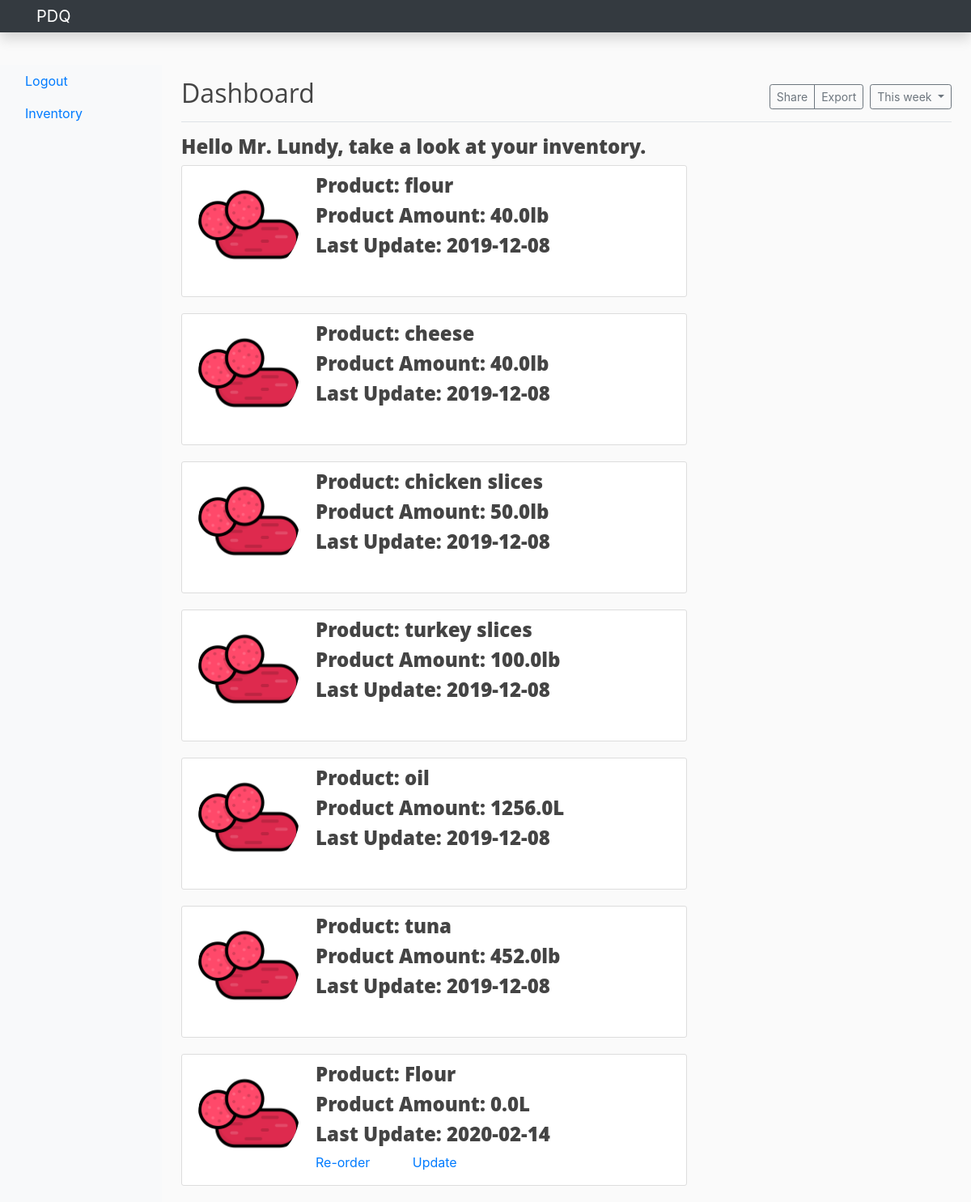
Page /account (signed in) on the committed database.
### PDQ/models.py (models this page shows, shortened)
class User(db.Model, UserMixin):
	id = db.Column(db.Integer, primary_key=True)
	title = db.Column(db.String(20), nullable=False)
	first_name = db.Column(db.String(20), nullable=False)
	last_name = db.Column(db.String(20), nullable=False)
	user_role = db.Column(db.String(120), unique=False, nullable=False)
	email = db.Column(db.String(120), unique=True, nullable=False)
	image_file = db.Column(db.String(20), nullable=False, default='restaurant.png')
	password = db.Column(db.String(60), nullable=False)
	store = db.relationship('Store', backref='manager', lazy=True)

class fInventory(db.Model):
	stock_id = db.Column(db.Integer, db.ForeignKey('stock.id'), primary_key=True)
	store_id = db.Column(db.Integer, db.ForeignKey('store.id'), primary_key=True)
	name = db.Column(db.String(100), nullable=False)
	unit = db.Column(db.Text, nullable=False)
	amount = db.Column(db.Float, nullable=False)
	image_file = db.Column(db.String(20), nullable=False, default='pep.png')
	last_update = db.Column(db.DateTime, nullable=False, default=datetime.utcnow)

### PDQ/routes.py (the view)
@app.route("/account")
def account():
	store_inventory=sInventory.query.all()
	factory_inventory=fInventory.query.all()
	stores=Store.query.all()
	stocks=Stock.query.all()
	St_id=0
	Tq=0
	unit=''
	order_list=(', '.join(Reorder()))
	subject='Re-oder'
	message=''
	image_file_factory = url_for('static', filename='pep.png')
	image_file_store = url_for('static', filename='pizza.jpg')
	for store in stores:
		if store.manager_id==current_user.id:
			St_id=store.id
			Tq=store.TQvalue
			ordering=str(Tq+20)
			for stock in stocks:
				if stock.name in order_list:
					unit=stock.unit
			message='The'+ ' ' +str(store.address)+ ' ' + 'PDQ store would like to order'+ ' ' + order_list+ ' ' + ordering + ' ' + unit + '.'+' '+'Thank you.'
	return render_template('account.html', title='Account', factory_inventory=factory_inventory, store_inventory=store_inventory, stores=stores, St_id=St_id, Tq=Tq,
							subject=subject, message=message, image_file_factory=image_file_factory, image_file_store=image_file_store)

### PDQ/models.py (called while the page is built)
@login_manager.user_loader
def load_user(user_id):
	return User.query.get(int(user_id))

### PDQ/routes.py (called while the page is built)
def Reorder():
	store=Store.query.all()
	store_inventory=sInventory.query.all()
	factory_inventory=fInventory.query.all()
	reorder=[]
	for s in store:
		if current_user.id == s.manager_id:
			St_id=s.id
			St_tq=s.TQvalue
			if s.type=='Store':
				for i in store_inventory:
					if i.store_id == St_id and i.amount <= St_tq:
						reorder.append(i.name)
			else:
				for i in factory_inventory:
					if i.store_id == St_id and i.amount <= St_tq:
						reorder.append(i.name)
	return reorder

### PDQ/templates/account.html (shortened to what this page needs)
{%extends "layout.html"%}
{%block content%}
	<h4>Hello {{current_user.title}} {{current_user.last_name}}, take a look at your inventory.</h4>
			{%for i in factory_inventory%}
				{%if i.store_id == St_id%}
					<article class="media content-section">
						<div class= "media">
							<img class = "rounded-circle account-img" src="{{image_file_factory}}">
					  <div class="media-body">
						<h4><a class="article-title">Product: {{ i.name }}</a></h4>
						<h4><a class="article-title">Product Amount: {{ i.amount }}{{ i.unit }}</a></h4>
						<h4><a class="article-title">Last Update: {{ i.last_update.strftime('%Y-%m-%d') }}</a></h4>
						{%if Tq > i.amount%}
						<a class="mr-5" href="mailto:lundyshemar@yahoo.com?subject=Re-order&amp;body={{message}}">Re-order</a>
						{%endif%}
						{%if Tq > i.amount%}
						<a class="mr-5" href="{{url_for('updateStock', stock_id=i.stock_id)}}">Update</a>
						{%endif%}
					  </div>
					</article>
				{%endif%}
			{%endfor%}
{%endblock content%}

### PDQ/static/main.css (style rules this page uses)
body { background: #fafafa; color: #333333; margin-top: 5rem; }
h1, h2, h3, h4, h5, h6 { color: #444444; font-weight: 800; font-family: 'Open Sans', 'Helvetica Neue', Helvetica, Arial, sans-serif; }
.content-section { background: #ffffff; padding: 10px 20px; border: 1px solid #dddddd; border-radius: 3px; margin-bottom: 20px; }
.article-title { color: #444444; }
.account-img { height: 125px; width: 125px; margin-right: 20px; margin-bottom: 16px; }

### rows in the picture
User: title "Mr.", last_name "Lundy"
fInventory: name "flour", amount "40.0", unit "lb", last_update "2019-12-08"
fInventory: name "cheese", amount "40.0", unit "lb", last_update "2019-12-08"
fInventory: name "chicken slices", amount "50.0", unit "lb", last_update "2019-12-08"
fInventory: name "turkey slices", amount "100.0", unit "lb", last_update "2019-12-08"
fInventory: name "oil", amount "1256.0", unit "L", last_update "2019-12-08"
fInventory: name "tuna", amount "452.0", unit "lb", last_update "2019-12-08"
fInventory: name "Flour", amount "0.0", unit "L", last_update "2020-02-14"
